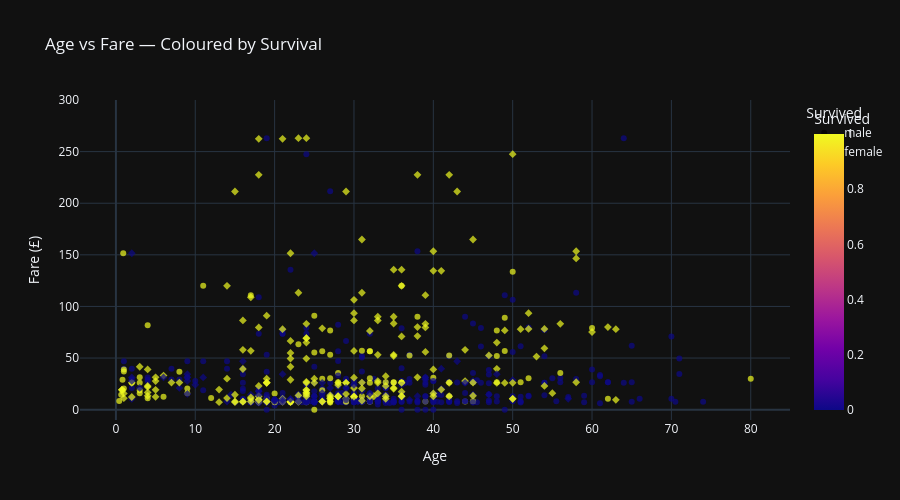

The cell this chart's notebook holds for it:
### Markdown cell above
### 2.2 Interactive Scatter Plot — Age vs Fare

### Code cell
# Interactive scatter — hover shows passenger details
fig = px.scatter(
    df.dropna(subset=["Age"]),
    x="Age",
    y="Fare",
    color="Survived",
    color_discrete_map={0: "#ef4444", 1: "#22c55e"},
    symbol="Sex",
    hover_data=["Name", "Pclass"],
    title="Age vs Fare — Coloured by Survival",
    labels={"Survived": "Survived", "Age": "Age", "Fare": "Fare (£)"},
    opacity=0.7,
)

fig.update_layout(template="plotly_dark", height=500, legend_title_text="Survived")

# Clip y-axis to remove extreme outliers visually
fig.update_yaxes(range=[-10, 300])

fig.show()
print("Interactive scatter done!")

### Figure 1 — Plotly figure (JSON) as saved in the notebook; plotly's stock layout.template omitted (floating-point values rounded to 4 significant figures; data arrays with more than 128 entries replaced by an {"elided": "..."} marker saying what was removed)
{"data": [{"customdata": {"elided": "453x2 mixed values"}, "hovertemplate": "Sex=male<br>Age=%{x}<br>Fare (£)=%{y}<br>Name=%{customdata[0]}<br>Pclass=%{customdata[1]}<br>Survived=%{marker.color}<extra></extra>", "legendgroup": "male", "marker": {"color": {"elided": "453 int values"}, "coloraxis": "coloraxis", "opacity": 0.7, "symbol": "circle"}, "mode": "markers", "name": "male", "orientation": "v", "showlegend": true, "type": "scatter", "x": {"elided": "453 float values"}, "xaxis": "x", "y": {"elided": "453 float values"}, "yaxis": "y"}, {"customdata": {"elided": "261x2 mixed values"}, "hovertemplate": "Sex=female<br>Age=%{x}<br>Fare (£)=%{y}<br>Name=%{customdata[0]}<br>Pclass=%{customdata[1]}<br>Survived=%{marker.color}<extra></extra>", "legendgroup": "female", "marker": {"color": {"elided": "261 int values"}, "coloraxis": "coloraxis", "opacity": 0.7, "symbol": "diamond"}, "mode": "markers", "name": "female", "orientation": "v", "showlegend": true, "type": "scatter", "x": {"elided": "261 float values"}, "xaxis": "x", "y": {"elided": "261 float values"}, "yaxis": "y"}], "layout": {"coloraxis": {"colorbar": {"title": {"text": "Survived"}}, "colorscale": [[0, "#0d0887"], [0.1111, "#46039f"], [0.2222, "#7201a8"], [0.3333, "#9c179e"], [0.4444, "#bd3786"], [0.5556, "#d8576b"], [0.6667, "#ed7953"], [0.7778, "#fb9f3a"], [0.8889, "#fdca26"], [1, "#f0f921"]]}, "height": 500, "legend": {"title": {"text": "Survived"}, "tracegroupgap": 0}, "title": {"text": "Age vs Fare — Coloured by Survival"}, "xaxis": {"anchor": "y", "domain": [0, 1], "title": {"text": "Age"}}, "yaxis": {"anchor": "x", "domain": [0, 1], "range": [-10, 300], "title": {"text": "Fare (£)"}}}}
